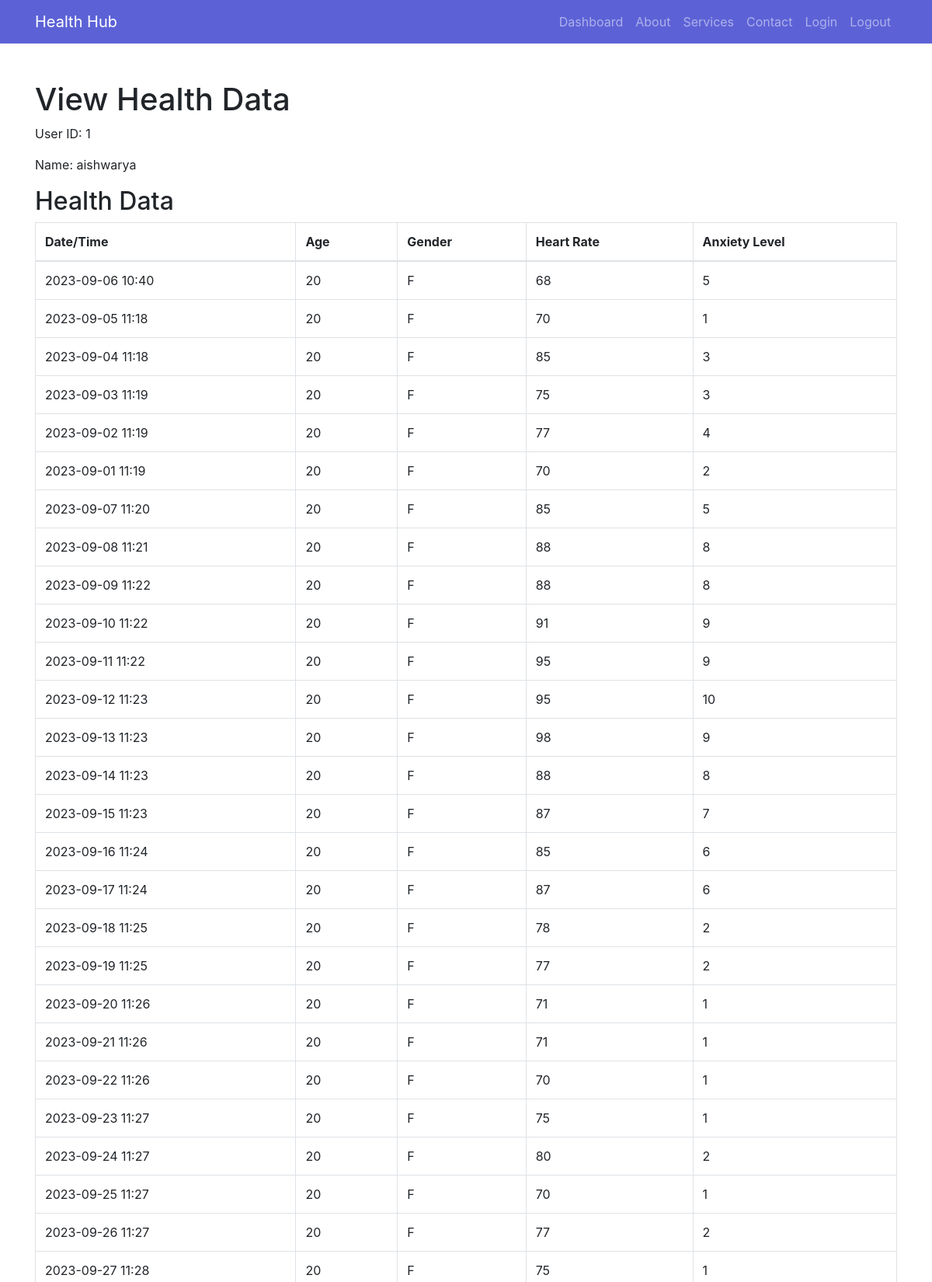
The page /view_data (signed in, upper part) on the database its author committed.
### app.py (models this page shows)
class User(db.Model):
    id = db.Column(db.Integer, primary_key=True)
    name = db.Column(db.String(80))
    email = db.Column(db.String(120), unique=True)
    password = db.Column(db.String(120))
    phone_number = db.Column(db.String(20))
    def __repr__(self):
        return f'<User {self.name}>'

class HealthData(db.Model):
    id = db.Column(db.Integer, primary_key=True)
    user_id = db.Column(db.Integer, db.ForeignKey('user.id'), nullable=False)
    age = db.Column(db.Integer)
    datetime = db.Column(db.DateTime, default=lambda: datetime.now(pytz.timezone('Asia/Kolkata')))
    gender = db.Column(db.String)
    heart_rate = db.Column(db.Integer)
    anxiety = db.Column(db.Integer)
    def __repr__(self):
        return f'<HealthData for User {self.id}>'

### app.py (the view)
@app.route('/view_data', methods=['GET'])
def view_data():
    print("out of if")
    user_id = session.get('user_id')
    if user_id:
        user = User.query.get(user_id)
        if user:
            try:
                health_data = HealthData.query.filter_by(user_id=user_id).all()
                print("User:", user)
                print("Health Data:", health_data)
                return render_template('view_data.html', user=user, health_data=health_data)
            except Exception as e:
                print("Error fetching health data:", str(e))
                flash('An error occurred while fetching health data.', 'danger')
                return redirect(url_for('home'))
    flash('You need to log in to view health data.', 'danger')
    return redirect(url_for('home'))

### templates/view_data.html (shortened to what this page needs)
<!DOCTYPE html>
<html>
<head>
    <link rel="stylesheet" href="https://maxcdn.bootstrapcdn.com/bootstrap/4.5.2/css/bootstrap.min.css">
    <link rel="stylesheet" href="https://stackpath.bootstrapcdn.com/bootstrap/4.5.2/css/bootstrap.min.css">
</head>
<body>
<nav class="navbar navbar-expand-lg navbar-dark">
    <div class="container">
        <a class="navbar-brand" href="#">Health Hub</a>
        <div class="collapse navbar-collapse justify-content-end" id="navbarNav">
            <ul class="navbar-nav">
                <li class="nav-item">
                    <a class="nav-link" href="{{ url_for('dashboard') }}">Dashboard</a>
                </li>
                <li class="nav-item">
                    <a class="nav-link" href="#">About</a>
                </li>
                <li class="nav-item">
                    <a class="nav-link" href="#">Services</a>
                </li>
                <li class="nav-item">
                    <a class="nav-link" href="#">Contact</a>
                </li>
                <li class="nav-item">
                    <a class="nav-link" href="/login">Login</a>
                </li>
                <li class="nav-item">
                    <a class="nav-link" href="/logout">Logout</a>
                </li>
            </ul>
        </div>
    </div>
</nav>
    <div class="container mt-5">
        <h1>View Health Data</h1>
        <p>User ID: {{ user.id }}</p>
        <p>Name: {{ user.name }}</p>
        <h2>Health Data</h2>
        <table class="table table-bordered">
            <thead>
                <tr>
                    <th>Date/Time</th>
                    <th>Age</th>
                    <th>Gender</th>
                    <th>Heart Rate</th>
                    <th>Anxiety Level</th>
                </tr>
            </thead>
            <tbody>
                {% for data in health_data %}
                        <tr>
                            <td>{{ data.datetime.strftime('%Y-%m-%d %H:%M') }}</td>
                            <td>{{ data.age }}</td>
                            <td>{{ data.gender }}</td>
                            <td>{{ data.heart_rate }}</td>
                            <td>{{ data.anxiety }}</td>
                        </tr>
                {% endfor %}
            </tbody>
        </table>
    </div>
</body>
</html>

### templates/view_data.html (style rules this page uses)
body { background-size: cover; background-repeat: no-repeat; background-attachment: fixed; }
.navbar { background-color: #5C62D6; }

### rows shown on the page
User: id "1", name "aishwarya"
HealthData: datetime "2023-09-06 10:40", age "20", gender "F", heart_rate "68", anxiety "5"
HealthData: datetime "2023-09-05 11:18", age "20", gender "F", heart_rate "70", anxiety "1"
HealthData: datetime "2023-09-04 11:18", age "20", gender "F", heart_rate "85", anxiety "3"
HealthData: datetime "2023-09-03 11:19", age "20", gender "F", heart_rate "75", anxiety "3"
HealthData: datetime "2023-09-02 11:19", age "20", gender "F", heart_rate "77", anxiety "4"
HealthData: datetime "2023-09-01 11:19", age "20", gender "F", heart_rate "70", anxiety "2"
HealthData: datetime "2023-09-07 11:20", age "20", gender "F", heart_rate "85", anxiety "5"
HealthData: datetime "2023-09-08 11:21", age "20", gender "F", heart_rate "88", anxiety "8"
HealthData: datetime "2023-09-09 11:22", age "20", gender "F", heart_rate "88", anxiety "8"
HealthData: datetime "2023-09-10 11:22", age "20", gender "F", heart_rate "91", anxiety "9"
HealthData: datetime "2023-09-11 11:22", age "20", gender "F", heart_rate "95", anxiety "9"
HealthData: datetime "2023-09-12 11:23", age "20", gender "F", heart_rate "95", anxiety "10"
HealthData: datetime "2023-09-13 11:23", age "20", gender "F", heart_rate "98", anxiety "9"
HealthData: datetime "2023-09-14 11:23", age "20", gender "F", heart_rate "88", anxiety "8"
HealthData: datetime "2023-09-15 11:23", age "20", gender "F", heart_rate "87", anxiety "7"
HealthData: datetime "2023-09-16 11:24", age "20", gender "F", heart_rate "85", anxiety "6"
HealthData: datetime "2023-09-17 11:24", age "20", gender "F", heart_rate "87", anxiety "6"
HealthData: datetime "2023-09-18 11:25", age "20", gender "F", heart_rate "78", anxiety "2"
HealthData: datetime "2023-09-19 11:25", age "20", gender "F", heart_rate "77", anxiety "2"
HealthData: datetime "2023-09-20 11:26", age "20", gender "F", heart_rate "71", anxiety "1"
HealthData: datetime "2023-09-21 11:26", age "20", gender "F", heart_rate "71", anxiety "1"
HealthData: datetime "2023-09-22 11:26", age "20", gender "F", heart_rate "70", anxiety "1"
HealthData: datetime "2023-09-23 11:27", age "20", gender "F", heart_rate "75", anxiety "1"
HealthData: datetime "2023-09-24 11:27", age "20", gender "F", heart_rate "80", anxiety "2"
HealthData: datetime "2023-09-25 11:27", age "20", gender "F", heart_rate "70", anxiety "1"
HealthData: datetime "2023-09-26 11:27", age "20", gender "F", heart_rate "77", anxiety "2"
HealthData: datetime "2023-09-27 11:28", age "20", gender "F", heart_rate "75", anxiety "1"
